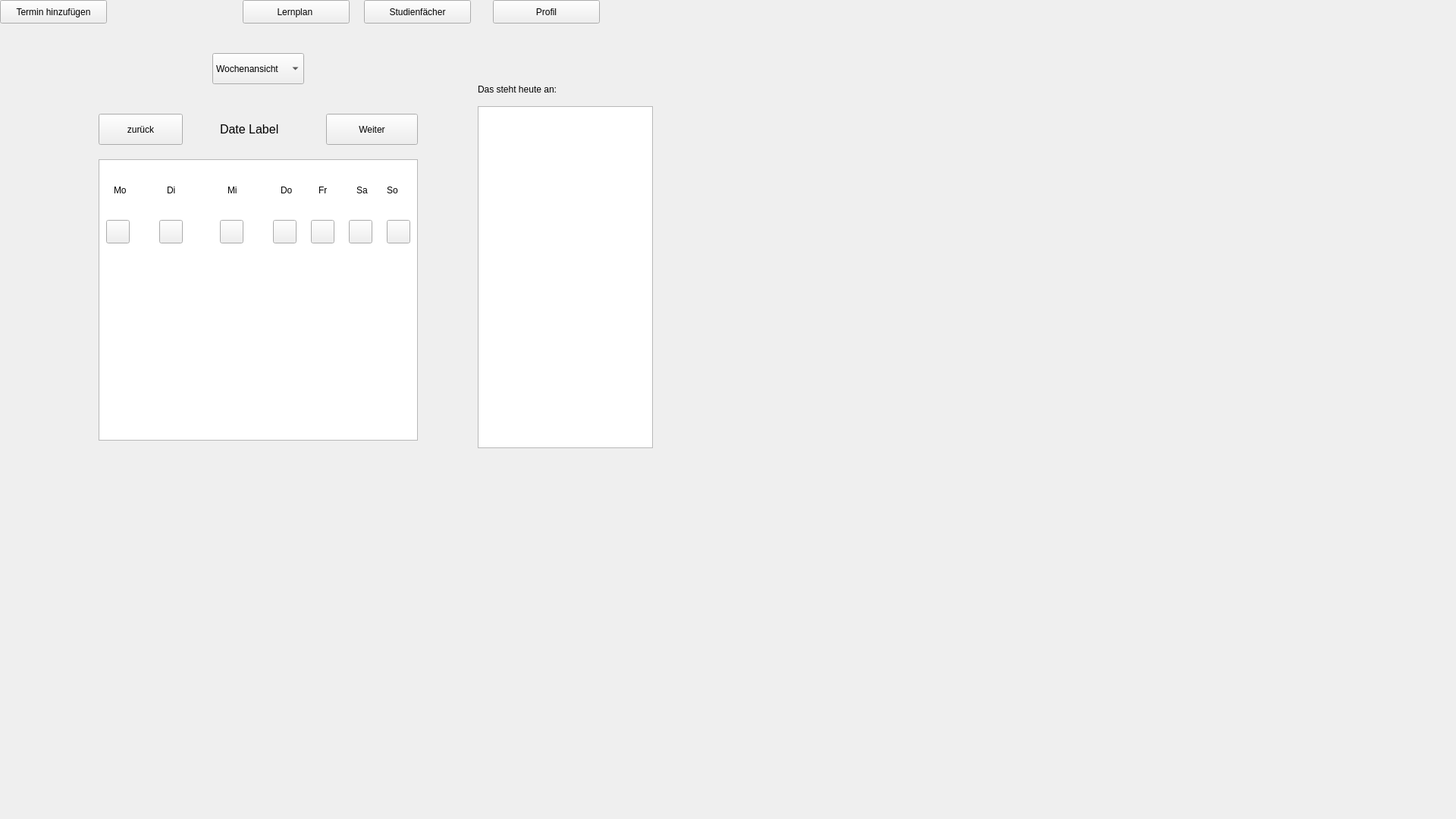
<?xml version="1.0" encoding="UTF-8"?>
<ui version="4.0">
 <class>Wochenansicht</class>
 <widget class="QWidget" name="Wochenansicht">
  <property name="geometry">
   <rect>
    <x>0</x>
    <y>0</y>
    <width>1920</width>
    <height>1080</height>
   </rect>
  </property>
  <property name="windowTitle">
   <string>Form</string>
  </property>
  <widget class="QTableView" name="tableView">
   <property name="geometry">
    <rect>
     <x>130</x>
     <y>210</y>
     <width>421</width>
     <height>371</height>
    </rect>
   </property>
  </widget>
  <widget class="QPushButton" name="neuer_Termin">
   <property name="geometry">
    <rect>
     <x>0</x>
     <y>0</y>
     <width>141</width>
     <height>31</height>
    </rect>
   </property>
   <property name="text">
    <string>Termin hinzufügen</string>
   </property>
  </widget>
  <widget class="QToolButton" name="dayBackButton">
   <property name="geometry">
    <rect>
     <x>130</x>
     <y>150</y>
     <width>111</width>
     <height>41</height>
    </rect>
   </property>
   <property name="text">
    <string>zurück</string>
   </property>
  </widget>
  <widget class="QLabel" name="DateLable">
   <property name="geometry">
    <rect>
     <x>290</x>
     <y>160</y>
     <width>111</width>
     <height>21</height>
    </rect>
   </property>
   <property name="text">
    <string>&lt;html&gt;&lt;head/&gt;&lt;body&gt;&lt;p&gt;&lt;span style=&quot; font-size:12pt;&quot;&gt;Date Label&lt;/span&gt;&lt;/p&gt;&lt;/body&gt;&lt;/html&gt;</string>
   </property>
  </widget>
  <widget class="QPushButton" name="faecher">
   <property name="geometry">
    <rect>
     <x>480</x>
     <y>0</y>
     <width>141</width>
     <height>31</height>
    </rect>
   </property>
   <property name="text">
    <string>Studienfächer</string>
   </property>
  </widget>
  <widget class="QComboBox" name="ansicht">
   <property name="geometry">
    <rect>
     <x>280</x>
     <y>70</y>
     <width>121</width>
     <height>41</height>
    </rect>
   </property>
   <item>
    <property name="text">
     <string>Wochenansicht</string>
    </property>
   </item>
   <item>
    <property name="text">
     <string>Tagesansicht</string>
    </property>
   </item>
   <item>
    <property name="text">
     <string>Monatsansicht</string>
    </property>
   </item>
  </widget>
  <widget class="QToolButton" name="dayFrontButton">
   <property name="geometry">
    <rect>
     <x>430</x>
     <y>150</y>
     <width>121</width>
     <height>41</height>
    </rect>
   </property>
   <property name="text">
    <string>Weiter</string>
   </property>
  </widget>
  <widget class="QPushButton" name="Lernplan">
   <property name="geometry">
    <rect>
     <x>320</x>
     <y>0</y>
     <width>141</width>
     <height>31</height>
    </rect>
   </property>
   <property name="text">
    <string>Lernplan </string>
   </property>
  </widget>
  <widget class="QPushButton" name="profil">
   <property name="geometry">
    <rect>
     <x>650</x>
     <y>0</y>
     <width>141</width>
     <height>31</height>
    </rect>
   </property>
   <property name="text">
    <string>Profil</string>
   </property>
  </widget>
  <widget class="QCalendarWidget" name="calendarWidget">
   <property name="geometry">
    <rect>
     <x>200</x>
     <y>290</y>
     <width>311</width>
     <height>191</height>
    </rect>
   </property>
  </widget>
  <widget class="QTableView" name="Anzeige">
   <property name="geometry">
    <rect>
     <x>630</x>
     <y>140</y>
     <width>231</width>
     <height>451</height>
    </rect>
   </property>
  </widget>
  <widget class="QLabel" name="label_2">
   <property name="geometry">
    <rect>
     <x>630</x>
     <y>110</y>
     <width>141</width>
     <height>16</height>
    </rect>
   </property>
   <property name="text">
    <string>Das steht heute an:</string>
   </property>
  </widget>
  <widget class="QLabel" name="label">
   <property name="geometry">
    <rect>
     <x>150</x>
     <y>230</y>
     <width>41</width>
     <height>41</height>
    </rect>
   </property>
   <property name="text">
    <string>Mo</string>
   </property>
  </widget>
  <widget class="QLabel" name="label_3">
   <property name="geometry">
    <rect>
     <x>220</x>
     <y>230</y>
     <width>41</width>
     <height>41</height>
    </rect>
   </property>
   <property name="text">
    <string>Di</string>
   </property>
  </widget>
  <widget class="QLabel" name="label_4">
   <property name="geometry">
    <rect>
     <x>300</x>
     <y>230</y>
     <width>41</width>
     <height>41</height>
    </rect>
   </property>
   <property name="text">
    <string>Mi</string>
   </property>
  </widget>
  <widget class="QLabel" name="label_5">
   <property name="geometry">
    <rect>
     <x>370</x>
     <y>230</y>
     <width>41</width>
     <height>41</height>
    </rect>
   </property>
   <property name="text">
    <string>Do</string>
   </property>
  </widget>
  <widget class="QLabel" name="label_6">
   <property name="geometry">
    <rect>
     <x>420</x>
     <y>230</y>
     <width>41</width>
     <height>41</height>
    </rect>
   </property>
   <property name="text">
    <string>Fr</string>
   </property>
  </widget>
  <widget class="QLabel" name="label_7">
   <property name="geometry">
    <rect>
     <x>470</x>
     <y>230</y>
     <width>41</width>
     <height>41</height>
    </rect>
   </property>
   <property name="text">
    <string>Sa</string>
   </property>
  </widget>
  <widget class="QLabel" name="label_8">
   <property name="geometry">
    <rect>
     <x>510</x>
     <y>230</y>
     <width>41</width>
     <height>41</height>
    </rect>
   </property>
   <property name="text">
    <string>So</string>
   </property>
  </widget>
  <widget class="QPushButton" name="Sa">
   <property name="geometry">
    <rect>
     <x>460</x>
     <y>290</y>
     <width>31</width>
     <height>31</height>
    </rect>
   </property>
   <property name="text">
    <string/>
   </property>
  </widget>
  <widget class="QPushButton" name="So">
   <property name="geometry">
    <rect>
     <x>510</x>
     <y>290</y>
     <width>31</width>
     <height>31</height>
    </rect>
   </property>
   <property name="text">
    <string/>
   </property>
  </widget>
  <widget class="QPushButton" name="Mo">
   <property name="geometry">
    <rect>
     <x>140</x>
     <y>290</y>
     <width>31</width>
     <height>31</height>
    </rect>
   </property>
   <property name="text">
    <string/>
   </property>
  </widget>
  <widget class="QPushButton" name="Di">
   <property name="geometry">
    <rect>
     <x>210</x>
     <y>290</y>
     <width>31</width>
     <height>31</height>
    </rect>
   </property>
   <property name="text">
    <string/>
   </property>
  </widget>
  <widget class="QPushButton" name="Mi">
   <property name="geometry">
    <rect>
     <x>290</x>
     <y>290</y>
     <width>31</width>
     <height>31</height>
    </rect>
   </property>
   <property name="text">
    <string/>
   </property>
  </widget>
  <widget class="QPushButton" name="Do">
   <property name="geometry">
    <rect>
     <x>360</x>
     <y>290</y>
     <width>31</width>
     <height>31</height>
    </rect>
   </property>
   <property name="text">
    <string/>
   </property>
  </widget>
  <widget class="QPushButton" name="Fr">
   <property name="geometry">
    <rect>
     <x>410</x>
     <y>290</y>
     <width>31</width>
     <height>31</height>
    </rect>
   </property>
   <property name="text">
    <string/>
   </property>
  </widget>
  <zorder>calendarWidget</zorder>
  <zorder>tableView</zorder>
  <zorder>neuer_Termin</zorder>
  <zorder>dayBackButton</zorder>
  <zorder>DateLable</zorder>
  <zorder>faecher</zorder>
  <zorder>ansicht</zorder>
  <zorder>dayFrontButton</zorder>
  <zorder>Lernplan</zorder>
  <zorder>profil</zorder>
  <zorder>Anzeige</zorder>
  <zorder>label_2</zorder>
  <zorder>label</zorder>
  <zorder>label_3</zorder>
  <zorder>label_4</zorder>
  <zorder>label_5</zorder>
  <zorder>label_6</zorder>
  <zorder>label_7</zorder>
  <zorder>label_8</zorder>
  <zorder>Sa</zorder>
  <zorder>So</zorder>
  <zorder>Mo</zorder>
  <zorder>Di</zorder>
  <zorder>Mi</zorder>
  <zorder>Do</zorder>
  <zorder>Fr</zorder>
 </widget>
 <resources/>
 <connections/>
</ui>
